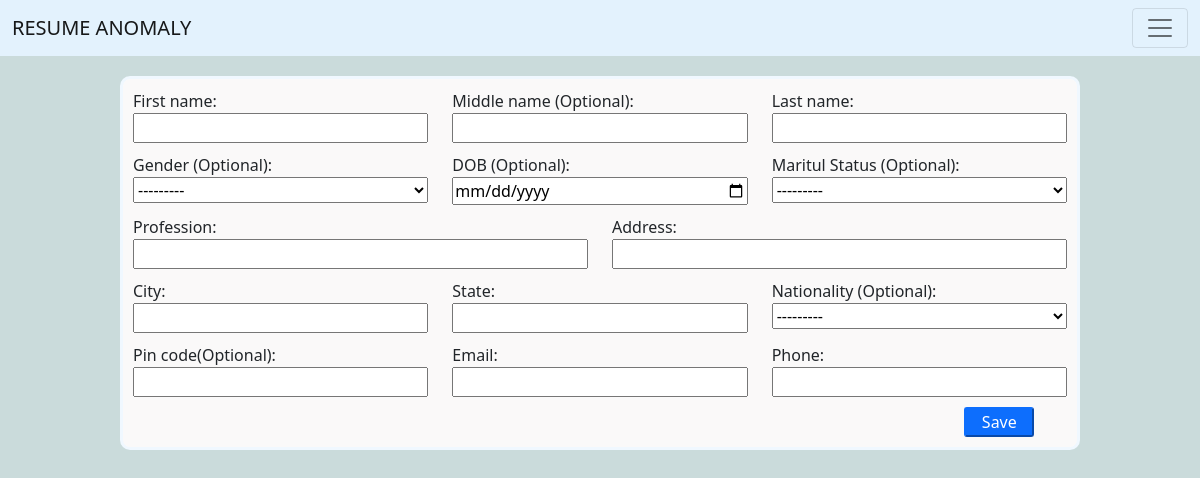
The app's page /add/ (signed in) with its own data.
### main/models.py (models this page shows)
class Resume(models.Model):
    user=models.OneToOneField(User,on_delete=models.CASCADE)
    first_name=models.CharField(max_length=50,null=True,blank=True)
    middle_name=models.CharField(max_length=50,null=True,blank=True,verbose_name="Middle name (Optional)")
    last_name=models.CharField(max_length=50,null=True,blank=True)
    GENDER_CHOICES = [
        ('men', 'Men'),
        ('women', 'Women'),
        ('others','Others'),
        ('prefer not to say','Prefer not to say')
    ]
    gender = models.CharField(max_length=20, choices=GENDER_CHOICES,null=True,blank=True,verbose_name="Gender (Optional)")
    dob=models.DateField(null=True,blank=True,verbose_name="DOB (Optional)")
    MARITAL_CHOICES=[
        ('single','Single'),
        ('married','Married'),
        ('divorced','Divorced'),
        ('widowed','Widowed'),
        ('empty','Empty')
    ]
    marital_status=models.CharField(max_length=15,choices=MARITAL_CHOICES,null=True,blank=True,verbose_name="Maritul Status (Optional)")
    profession=models.CharField(max_length=100,null=True,blank=True)
    address=models.CharField(max_length=400,null=True,blank=True)
    city=models.CharField(max_length=100,null=True,blank=True)
    state=models.CharField(max_length=100,null=True,blank=True)
    nationality=CountryField(null=True,blank=True,verbose_name="Nationality (Optional)")
    pin_code=models.CharField(null=True,blank=True,verbose_name=" Pin code(Optional)")
    email=models.EmailField()
    phone=models.CharField(max_length=14)
    class Meta:
           db_table="profile"

### main/views.py (the view)
# urls.py: path('add/',addfn),
@login_required(login_url='/login')
def addfn(request):
    resume,_=Resume.objects.get_or_create(user=request.user)
    if request.method=='POST':
        form=ResumeForm(request.POST,instance=resume)
        if form.is_valid():
            form.save()
    else:
        form=ResumeForm(instance=resume)
    return render(request,'addresume.html',{'form':form})

### main/forms.py
class ResumeForm(forms.ModelForm):
    class Meta:
        model=Resume
        exclude=['user']
        db_table="profile"
        widgets = {
            'dob': forms.DateInput(attrs={'type': 'date'}),
        }

### main/templates/addresume.html (shortened to what this page needs)
{% extends 'base.html'%}
{% load static %}
{% block style%}
  <link rel="stylesheet" href="{% static 'css/addresume.css'%}">
{% endblock %}
{% block content %}
<div class="z">
    <form  class="l" method="post" enctype="multipart/form-data">
        <div class="row">
            {% for field in form%}
                {% if field.name == 'address' or field.name == 'profession'%}
                    <div class="col-md-6 p ">
                {% else %}
                    <div class="col-md-4 p">
                {% endif %}
                        {{ field.label_tag }}
                        {{field}}
                    </div>
            {% endfor%}
        </div>
        <input type="button" name="" id="" class="bttn btn-primary c" value=" Save">
    </form>
</div>
{%endblock%}

### main/templates/base.html (shortened to what this page needs)
<!DOCTYPE html>
<html lang="en">
<head>
    <link href="https://cdn.jsdelivr.net/npm/bootstrap@5.0.2/dist/css/bootstrap.min.css" rel="stylesheet">
    {% block style  %} {% endblock %}
</head>
<body>
<nav class="navbar navbar-light" style="background-color: #e3f2fd;">
  <div class="container-fluid">
    <a class="navbar-brand" href="#">RESUME ANOMALY</a>
    <button class="navbar-toggler" type="button" data-bs-toggle="collapse" data-bs-target="#navbarSupportedContent" aria-controls="navbarSupportedContent" aria-expanded="false" aria-label="Toggle navigation">
      <span class="navbar-toggler-icon"></span>
    </button>
  </div>
</nav>
{% block content %}
{% endblock%}
</body>
</html>

### main/static/css/addresume.css (style rules this page uses)
body { background-color: rgba(197, 216, 216, 0.9); }
.z { margin-top: 20px; }
.l { padding-left: 10px; padding-right: 10px; padding-top: 10px; padding-bottom: 10px; border: solid; border-radius: 10px; border-color: aliceblue; width: 80%; margin: auto; background-color: rgb(250, 249, 249); }
.p { padding-bottom: 10px; }
input,select,textarea { width: 100%; }
.c { margin-left: 89%; width: 70px; border-radius: 3px; padding-right: 10px; }

### records on screen
Resume: form "---------" "---------" "---------"

### other values on screen
{{ field.label_tag }} "First name:" "Middle name (Optional):" "Last name:" "Gender (Optional):" "DOB (Optional):" "Maritul Status (Optional):" "Profession:" "Address:" "City:" "State:" "Nationality (Optional):" "Pin code(Optional):" "Email:" "Phone:"
